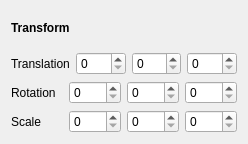
<?xml version="1.0" encoding="UTF-8"?>
<ui version="4.0">
 <class>TransformWidget</class>
 <widget class="QWidget" name="TransformWidget">
  <property name="geometry">
   <rect>
    <x>0</x>
    <y>0</y>
    <width>248</width>
    <height>144</height>
   </rect>
  </property>
  <property name="windowTitle">
   <string>Form</string>
  </property>
  <layout class="QVBoxLayout" name="verticalLayout">
   <item>
    <widget class="QLabel" name="labelTransform">
     <property name="text">
      <string>&lt;b&gt;Transform&lt;/b&gt;</string>
     </property>
    </widget>
   </item>
   <item>
    <layout class="QHBoxLayout" name="Translation">
     <item>
      <widget class="QLabel" name="labelTrans">
       <property name="text">
        <string>Translation</string>
       </property>
      </widget>
     </item>
     <item>
      <widget class="QSpinBox" name="transX"/>
     </item>
     <item>
      <widget class="QSpinBox" name="transY"/>
     </item>
     <item>
      <widget class="QSpinBox" name="transZ"/>
     </item>
    </layout>
   </item>
   <item>
    <layout class="QHBoxLayout" name="Rotation">
     <item>
      <widget class="QLabel" name="labelRot">
       <property name="text">
        <string>Rotation</string>
       </property>
      </widget>
     </item>
     <item>
      <widget class="QSpinBox" name="rotX"/>
     </item>
     <item>
      <widget class="QSpinBox" name="rotY"/>
     </item>
     <item>
      <widget class="QSpinBox" name="rotZ"/>
     </item>
    </layout>
   </item>
   <item>
    <layout class="QHBoxLayout" name="Scale">
     <item>
      <widget class="QLabel" name="labelSca">
       <property name="text">
        <string>Scale</string>
       </property>
      </widget>
     </item>
     <item>
      <widget class="QSpinBox" name="scaX"/>
     </item>
     <item>
      <widget class="QSpinBox" name="scaY"/>
     </item>
     <item>
      <widget class="QSpinBox" name="scaZ"/>
     </item>
    </layout>
   </item>
  </layout>
 </widget>
 <resources/>
 <connections/>
</ui>
